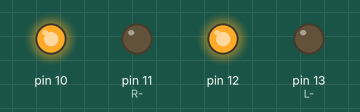
Recording of a sketch running on a simulated Arduino Uno, built with avr-gcc and run on an emulated ATmega328P. Parts: output pins drawn as LEDs (lit = HIGH).

Above: at 0.1 s.
Timing chart, 0 to 1.6 s (numbered marks = the images above):
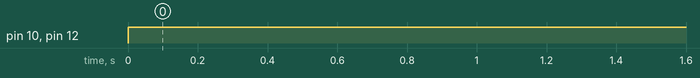

The sketch:

ObstacleAvoider_mod.ino
```cpp
void setup()
{
  pinMode(10, OUTPUT); // R+
  pinMode(11, OUTPUT); // R-
  pinMode(12, OUTPUT); // L+
  pinMode(13, OUTPUT); // L-
  pinMode(A0, INPUT); // R-sens
  pinMode(A1, INPUT); // L-sens
}

void moveRobot(String motion)
{
  if(motion=="Forward")
  {
    digitalWrite(10, HIGH);
    digitalWrite(11, LOW);
    digitalWrite(12, HIGH);
    digitalWrite(13, LOW);
  }
  if(motion=="Backward")
  {
    digitalWrite(10, LOW);
    digitalWrite(11, HIGH);
    digitalWrite(12, LOW);
    digitalWrite(13, HIGH);
  }
  if(motion=="Left")
  {
    digitalWrite(10, HIGH);
    digitalWrite(11, LOW);
    digitalWrite(12, LOW);
    digitalWrite(13, HIGH);
  }
  if(motion=="Right")
  {
    digitalWrite(10, LOW);
    digitalWrite(11, HIGH);
    digitalWrite(12, HIGH);
    digitalWrite(13, LOW);
  }
  if(motion=="Stop")
  {
    digitalWrite(10, LOW);
    digitalWrite(11, LOW);
    digitalWrite(12, LOW);
    digitalWrite(13, LOW);
  }
}

void loop()
{
  moveRobot("Forward");
}
```

Measured:
- by itself, pin 10, pin 12: LOW → HIGH at 0.00 s
